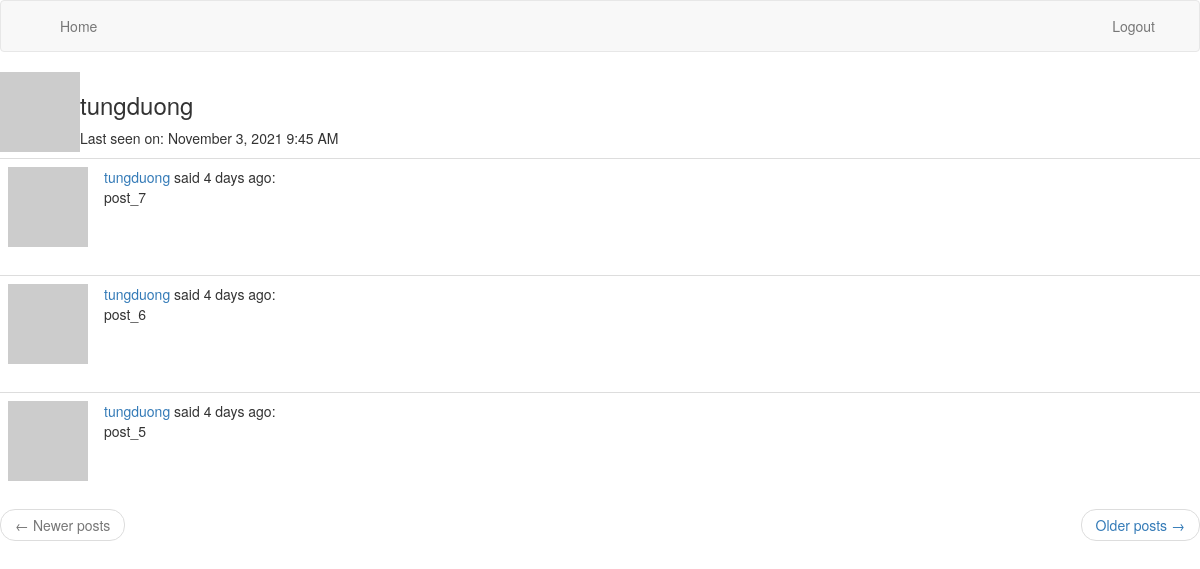
Screenshot of /user/tungduong (signed in) with the database file from the repository.
### myblog/models.py (models this page shows, shortened)
class User(UserMixin, db.Model):
    id = db.Column(db.Integer, primary_key=True)
    username = db.Column(db.String(64), index=True, unique=True)
    email = db.Column(db.String(120), index=True, unique=True)
    password_hash = db.Column(db.String(128))
    posts = db.relationship('Post', backref='author', lazy='dynamic')
    def avatar(self, size):
        digest = md5(self.email.lower().encode('utf-8')).hexdigest()
        return 'https://www.gravatar.com/avatar/{}?d=identicon&s={}'.format(
            digest, size)
    about_me = db.Column(db.String(140))
    last_seen = db.Column(db.DateTime, default=datetime.utcnow)

class Post(db.Model):
    id = db.Column(db.Integer, primary_key=True)
    body = db.Column(db.String(140))
    timestamp = db.Column(db.DateTime, index=True, default=datetime.utcnow)
    user_id = db.Column(db.Integer, db.ForeignKey('user.id'))

### myblog/main/routes.py (the view)
@bp.route('/user/<username>')
@login_required
def user(username):
    user = User.query.filter_by(username=username).first_or_404()
    page = request.args.get('page', 1, type=int)
    posts = user.posts.order_by(Post.timestamp.desc()).paginate(
        page, current_app.config['POSTS_PER_PAGE'], False)
    next_url = url_for('main.user', username=user.username, page=posts.next_num) \
        if posts.has_next else None
    prev_url = url_for('main.user', username=user.username, page=posts.prev_num) \
        if posts.has_prev else None
    return render_template('view_user.html', user=user, posts=posts.items, next_url=next_url, prev_url=prev_url)

### myblog/main/routes.py (called while the page is built)
@bp.before_app_request
def before_request():
    if current_user.is_authenticated:
        current_user.last_seen = datetime.utcnow()
        db.session.commit()

### myblog/models.py (called while the page is built)
@login.user_loader
def load_user(id):
    return User.query.get(int(id))

### myblog/templates/view_user.html (shortened to what this page needs)
{% extends "base.html" %}
{% block content %}
    <table>
        <tr valign="top">
            <td><img src="{{ user.avatar(128) }}"></td>
            <td>
            <h3>{{ user.username }}</h3>
            {% if user.last_seen %}
                <p>Last seen on: {{ moment(user.last_seen).format('LLL') }}</p>
            {% endif %}
            </td>
        </tr>
    </table>
    {% for post in posts %}
        {% include '_post.html' %}
    {% endfor %}
    <nav aria-label="...">
        <ul class="pager">
            <li class="previous{% if not prev_url %} disabled{% endif %}">
                <a href="{{ prev_url or '#' }}">
                    <span aria-hidden="true">←</span> Newer posts
                </a>
            </li>
            <li class="next{% if not next_url %} disabled{% endif %}">
                <a href="{{ next_url or '#' }}">
                    Older posts <span aria-hidden="true">→</span>
                </a>
            </li>
        </ul>
    </nav>
{% endblock %}

### myblog/templates/_post.html
    <table class="table table-hover">
        <tr>
            <td width="70px">
                <a href="{{ url_for('main.user', username=post.author.username) }}">
                    <img src="{{ post.author.avatar(70) }}" />
                </a>
            </td>
            <td>
                <a href="{{ url_for('main.user', username=post.author.username) }}">
                    {{ post.author.username }}
                </a>
                said {{ moment(post.timestamp).fromNow() }}:
                <br>
                {{ post.body }}
            </td>
        </tr>
    </table>

### rows the page displays
User: username "tungduong", last_seen "November 3, 2021 9:45 AM"
Post: author.username "tungduong", timestamp "4 days ago", body "post_7"
Post: author.username "tungduong", timestamp "4 days ago", body "post_6"
Post: author.username "tungduong", timestamp "4 days ago", body "post_5"
